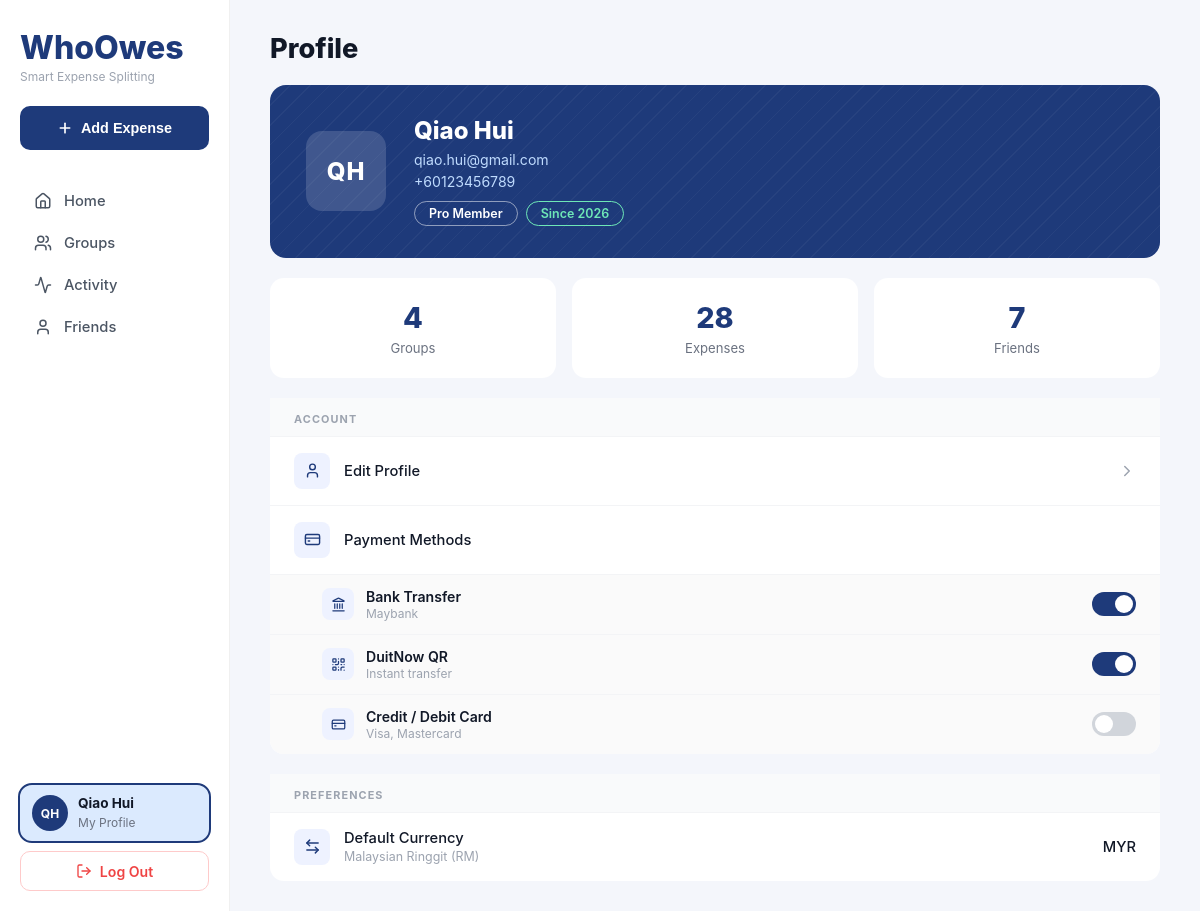
Page /Content/Profile/user_profile.php (signed in) on the committed database.
### tables this page shows
CREATE TABLE `users` (
  `id` bigint(20) UNSIGNED NOT NULL,
  `name` varchar(255) NOT NULL,
  `email` varchar(255) NOT NULL,
  `password` varchar(255) NOT NULL DEFAULT '',
  `phone` varchar(20) DEFAULT NULL,
  `avatar_url` varchar(255) DEFAULT NULL,
  `currency` varchar(3) NOT NULL DEFAULT 'MYR',
  `created_at` timestamp NULL DEFAULT NULL,
  `updated_at` timestamp NULL DEFAULT NULL
);

### Content/Profile/user_profile.php (the view, shortened to what this page needs)
<?php
include '../../database.php';
$current_user_id = (int) $_SESSION['user_id'];
$u = mysqli_fetch_assoc(mysqli_query($connect,
  "SELECT * FROM users WHERE id = $current_user_id LIMIT 1"
));
$user_name     = $u['name'];
$user_initials = strtoupper(implode('', array_map(fn($p) => $p[0], explode(' ', trim($user_name)))));
$user_email    = $u['email'] ?? '';
$user_phone    = $u['phone'] ?? '';
$since_year    = !empty($u['created_at']) ? date('Y', strtotime($u['created_at'])) : date('Y');
$r = mysqli_fetch_assoc(mysqli_query($connect,
  "SELECT COUNT(*) AS cnt FROM group_members WHERE user_id = $current_user_id"
));
$groups_count = (int)$r['cnt'];
$r = mysqli_fetch_assoc(mysqli_query($connect,
  "SELECT COUNT(*) AS cnt FROM expense_splits WHERE user_id = $current_user_id"
));
$expenses_count = (int)$r['cnt'];
$r = mysqli_fetch_assoc(mysqli_query($connect,
  "SELECT COUNT(DISTINCT u.id) AS cnt FROM users u
   JOIN group_members gm ON gm.user_id = u.id
   JOIN group_members gm_me ON gm_me.group_id = gm.group_id AND gm_me.user_id = $current_user_id
   WHERE u.id != $current_user_id"
));
$friends_count = (int)$r['cnt'];
?>
<!DOCTYPE html>
<html lang="en">
<head>
  <link rel="stylesheet" href="user_profile.css?v=2">
  <link rel="stylesheet" href="../Sidebar/sidebar.css">
</head>
<body>
<div class="app">
  <?php $active_nav = 'profile'; include '../Sidebar/sidebar.php'; ?>
  <main class="main">
    <h1 class="page-title">Profile</h1>
    <div class="profile-hero">
      <div class="hero-avatar"><?= htmlspecialchars($user_initials) ?></div>
      <div class="hero-info">
        <div class="hero-name"><?= htmlspecialchars($user_name) ?></div>
        <?php if ($user_email): ?>
        <div class="hero-detail"><?= htmlspecialchars($user_email) ?></div>
        <?php endif; ?>
        <?php if ($user_phone): ?>
        <div class="hero-detail"><?= htmlspecialchars($user_phone) ?></div>
        <?php endif; ?>
        <div class="hero-badges">
          <span class="badge-white">Pro Member</span>
          <span class="badge-teal">Since <?= $since_year ?></span>
        </div>
      </div>
    </div>
    <div class="stats-row">
      <div class="stat-card">
        <div class="stat-num"><?= $groups_count ?></div>
        <div class="stat-desc">Groups</div>
      </div>
      <div class="stat-card">
        <div class="stat-num"><?= $expenses_count ?></div>
        <div class="stat-desc">Expenses</div>
      </div>
      <div class="stat-card">
        <div class="stat-num"><?= $friends_count ?></div>
        <div class="stat-desc">Friends</div>
      </div>
    </div>
    <div class="settings-card">
      <div class="settings-label">ACCOUNT</div>
      <div class="settings-row" onclick="epOpen()">
        <div class="row-left">
          <div class="row-icon"><i data-lucide="user"></i></div>
          <span>Edit Profile</span>
        </div>
        <i data-lucide="chevron-right" class="chevron"></i>
      </div>
      <div class="settings-row pm-section-header">
        <div class="row-left">
          <div class="row-icon"><i data-lucide="credit-card"></i></div>
          <span>Payment Methods</span>
        </div>
      </div>
      <div class="pm-row">
        <div class="pm-left">
          <div class="pm-icon"><i data-lucide="landmark"></i></div>
          <div><div class="pm-name">Bank Transfer</div><div class="pm-sub">Maybank</div></div>
        </div>
        <label class="toggle"><input type="checkbox" checked><span class="toggle-slider"></span></label>
      </div>
      <div class="pm-row">
        <div class="pm-left">
          <div class="pm-icon"><i data-lucide="qr-code"></i></div>
          <div><div class="pm-name">DuitNow QR</div><div class="pm-sub">Instant transfer</div></div>
        </div>
        <label class="toggle"><input type="checkbox" checked><span class="toggle-slider"></span></label>
      </div>
      <div class="pm-row">
        <div class="pm-left">
          <div class="pm-icon"><i data-lucide="credit-card"></i></div>
          <div><div class="pm-name">Credit / Debit Card</div><div class="pm-sub">Visa, Mastercard</div></div>
        </div>
        <label class="toggle"><input type="checkbox"><span class="toggle-slider"></span></label>
      </div>
    </div>
    <div class="settings-card">
      <div class="settings-label">PREFERENCES</div>
      <div class="settings-row">
        <div class="row-left">
          <div class="row-icon"><i data-lucide="arrow-left-right"></i></div>
          <div>
            <div class="row-title">Default Currency</div>
            <div class="row-sub">Malaysian Ringgit (RM)</div>
          </div>
        </div>
        <span class="pref-value">MYR</span>
      </div>
    </div>
  </main>
</div>
</body>
</html>

### Content/Sidebar/sidebar.php (shortened to what this page needs)
<?php $active_nav = $active_nav ?? 'home'; ?>
<aside class="sidebar">
  <div class="sidebar-brand">
    <h2>WhoOwes</h2>
    <p>Smart Expense Splitting</p>
  </div>
  <button class="btn-add">
    <i data-lucide="plus" style="width:16px;height:16px;stroke:#fff;fill:none;stroke-width:2.5;stroke-linecap:round"></i>
    Add Expense
  </button>
  <nav>
    <a class="nav-item <?= $active_nav === 'home'     ? 'active' : '' ?>" href="../Dashboard/index.php">
      <i data-lucide="home"></i>
      Home
    </a>
    <a class="nav-item <?= $active_nav === 'groups'   ? 'active' : '' ?>" href="../Group/group.php">
      <i data-lucide="users"></i>
      Groups
    </a>
    <a class="nav-item <?= $active_nav === 'activity' ? 'active' : '' ?>" href="../Activity/activity.php">
      <i data-lucide="activity"></i>
      Activity
    </a>
    <a class="nav-item <?= $active_nav === 'friends'  ? 'active' : '' ?>" href="../Friends/friends.php">
      <i data-lucide="user"></i>
      Friends
    </a>
  </nav>
  <div class="sidebar-footer">
    <a class="profile-card <?= $active_nav === 'profile' ? 'active' : '' ?>" href="../Profile/user_profile.php">
      <div class="avatar"><?= htmlspecialchars($user_initials) ?></div>
      <div class="profile-info">
        <strong><?= htmlspecialchars($user_name) ?></strong>
        <span>My Profile</span>
      </div>
    </a>
    <a href="../../Authorization/logout.php" class="btn-logout">
      <i data-lucide="log-out"></i>
      Log Out
    </a>
  </div>
</aside>
<?php include __DIR__ . '/../AddExpense/add_expense_modal.php'; ?>
<?php include __DIR__ . '/../AddGroup/add_group_modal.php'; ?>
<?php include __DIR__ . '/../SettleUp/settle_modal.php'; ?>

### Content/Sidebar/sidebar.css (style rules this page uses)
.sidebar { width: 230px; flex-shrink: 0; height: 100vh; background: #fff; display: flex; flex-direction: column; padding: 28px 20px 20px; border-right: 1px solid #f0f0f0; }
.sidebar-brand h2 { font-size: 2rem; font-weight: 800; color: #1e3a7a; }
.sidebar-brand p { font-size: 0.75rem; color: #9ca3af; margin-top: 2px; }
.btn-add { margin-top: 22px; width: 100%; height: 44px; background: #1e3a7a; color: #fff; border: none; border-radius: 10px; font-size: 0.9rem; font-weight: 600; cursor: pointer; display: flex; align-items: center; justify-content: center; gap: 8px; transition: background 0.2s; }
nav { margin-top: 32px; display: flex; flex-direction: column; gap: 4px; }
.nav-item { display: flex; align-items: center; gap: 12px; padding: 10px 14px; border-radius: 10px; font-size: 0.92rem; font-weight: 500; color: #4b5563; text-decoration: none; cursor: pointer; transition: background 0.15s; }
.nav-item svg { width: 18px; height: 18px; stroke: currentColor; fill: none; stroke-width: 2; stroke-linecap: round; stroke-linejoin: round; flex-shrink: 0; }
.sidebar-footer { margin-top: auto; display: flex; flex-direction: column; gap: 10px; }
.btn-logout { width: 100%; height: 40px; background: transparent; color: #ef4444; border: 1.5px solid #fecaca; border-radius: 10px; font-size: 0.88rem; font-weight: 600; cursor: pointer; display: flex; align-items: center; justify-content: center; gap: 8px; text-decoration: none; transition: background 0.2s, border-color 0.2s; }
.btn-logout svg { width: 16px; height: 16px; stroke: #ef4444; fill: none; stroke-width: 2; stroke-linecap: round; stroke-linejoin: round; }
.profile-card { display: flex; align-items: center; gap: 10px; padding: 10px 12px; border-radius: 12px; background: #eef2ff; cursor: pointer; text-decoration: none; transition: background 0.15s; }
.profile-card.active { background: #dbeafe; outline: 2px solid #1e3a7a; }
.avatar { width: 36px; height: 36px; border-radius: 50%; background: #1e3a7a; color: #fff; font-size: 0.75rem; font-weight: 700; display: flex; align-items: center; justify-content: center; flex-shrink: 0; }
.profile-info strong { display: block; font-size: 0.85rem; color: #111827; text-decoration: none; }
.profile-info span { font-size: 0.75rem; color: #6b7280; text-decoration: none; }

### rows in the picture
users: name "QH", name "Qiao Hui", email "qiao.hui@gmail.com", phone "+60123456789", created_at "2026"

### other values in the picture
$groups_count "4"
$expenses_count "28"
$friends_count "7"
